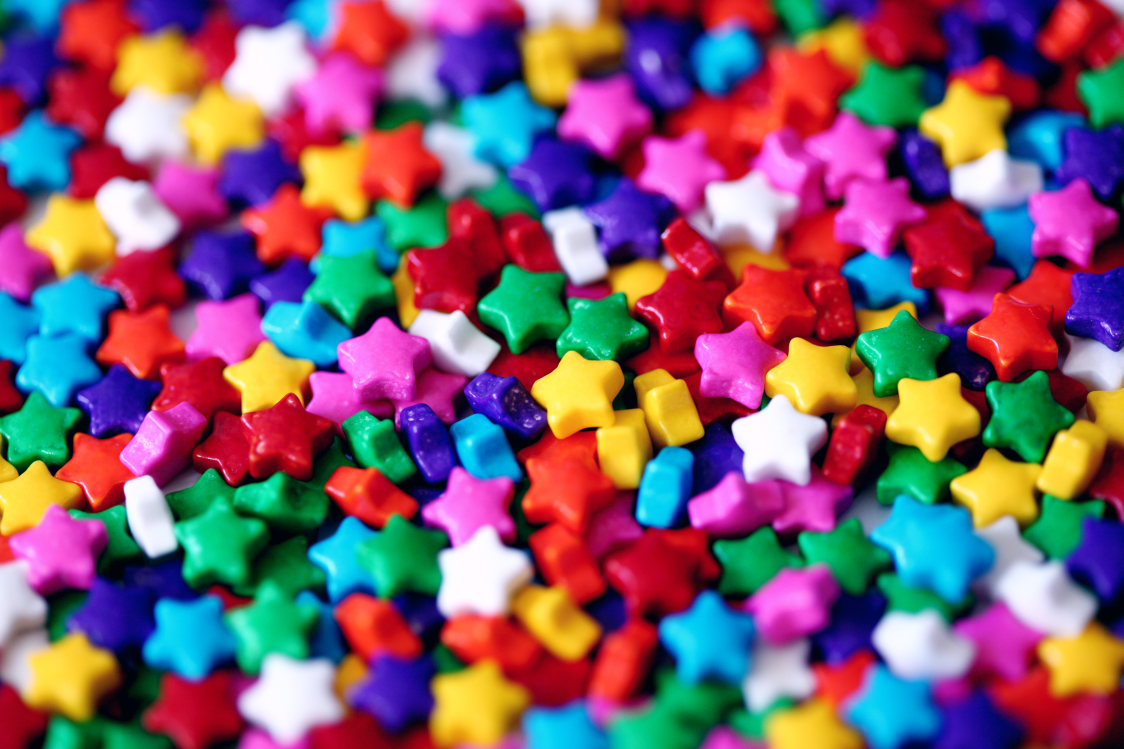
#> input picture pic5.jpg, 5616 x 3744 px (shown at 1/5 size)
$ python color_identification.py
#> lines starting #> are read from the running program, lines starting #| are printed output that depends on the picture
# Install Dependencies
import cv2
import pandas as pd

# Set variables for image and csv file
img_path = 'pic5.jpg'
csv_path = 'colors.csv'

# Reading csv file
index = ['color', 'color_name', 'hex', 'R', 'G', 'B']
df = pd.read_csv(csv_path, names=index, header=None)
#> (reads colors.csv from the repository)

# Reading image
img = cv2.imread(img_path)
#> img is the input picture: shape (3744, 5616, 3); mean B, G, R 110.2, 92.9, 128.3
# Resizing image
img = cv2.resize(img, (900,700))
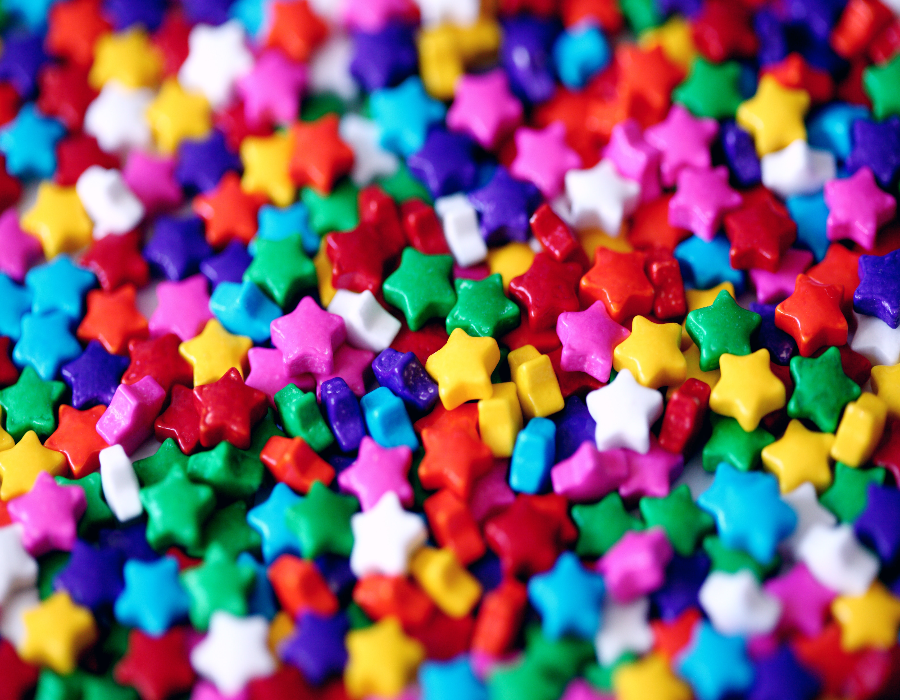
#> img: shape (700, 900, 3); mean B, G, R 110.1, 92.8, 128.2

# Declaring global variables
clicked = False
r = g = b = xpos = ypos = 0

# Create function to calculate minimum distance from all colors and get the most matching color
def get_color_name(R,G,B):
	minimum = 1000
	for i in range(len(df)):
		d = abs(R - int(df.loc[i,'R'])) + abs(G - int(df.loc[i,'G'])) + abs(B - int(df.loc[i,'B']))
		if d <= minimum:
			minimum = d
			cname = df.loc[i, 'color_name']

	return cname

# Create function to get x,y coordinates of mouse when double clicked
def draw_function(event, x, y, flags, params):
	if event == cv2.EVENT_LBUTTONDBLCLK:
		global b, g, r, xpos, ypos, clicked
		clicked = True
		xpos = x
		ypos = y
		b,g,r = img[y,x]
		b = int(b)
		g = int(g)
		r = int(r)

# Create windows
cv2.namedWindow('image')
cv2.setMouseCallback('image', draw_function)

while True:
	cv2.imshow('image', img) # To display the image in window
	if clicked:
		# cv2.rectangle(image, startpoint, endpoint, color, thickness)-1 fills entire rectangle
		cv2.rectangle(img, (20,20), (600,60), (b,g,r), -1)

		# Creating text string to display (Color name and RGB values)
		text = get_color_name(r,g,b) + ' R=' + str(r) + ' G=' + str(g) + ' B=' + str(b)

		# cv2.putText(img,text,start,font(0-7),fontScale,color,thickness,lineType(style))
		cv2.putText(img, text, (50,50), 2,0.8, (255,255,255),2,cv2.LINE_AA)

		# For very light colours we will display text in black colour
		if r+g+b >=600:
			cv2.putText(img, text, (50,50), 2,0.8, (0,0,0),2,cv2.LINE_AA)

	if cv2.waitKey(10) & 0xFF == 27: #Run the window for 20 seconds or if 'ESC' key is pressed, break out of the window
#> (key Esc is pressed here)
		break

# Destroy all windows
cv2.destroyAllWindows()
